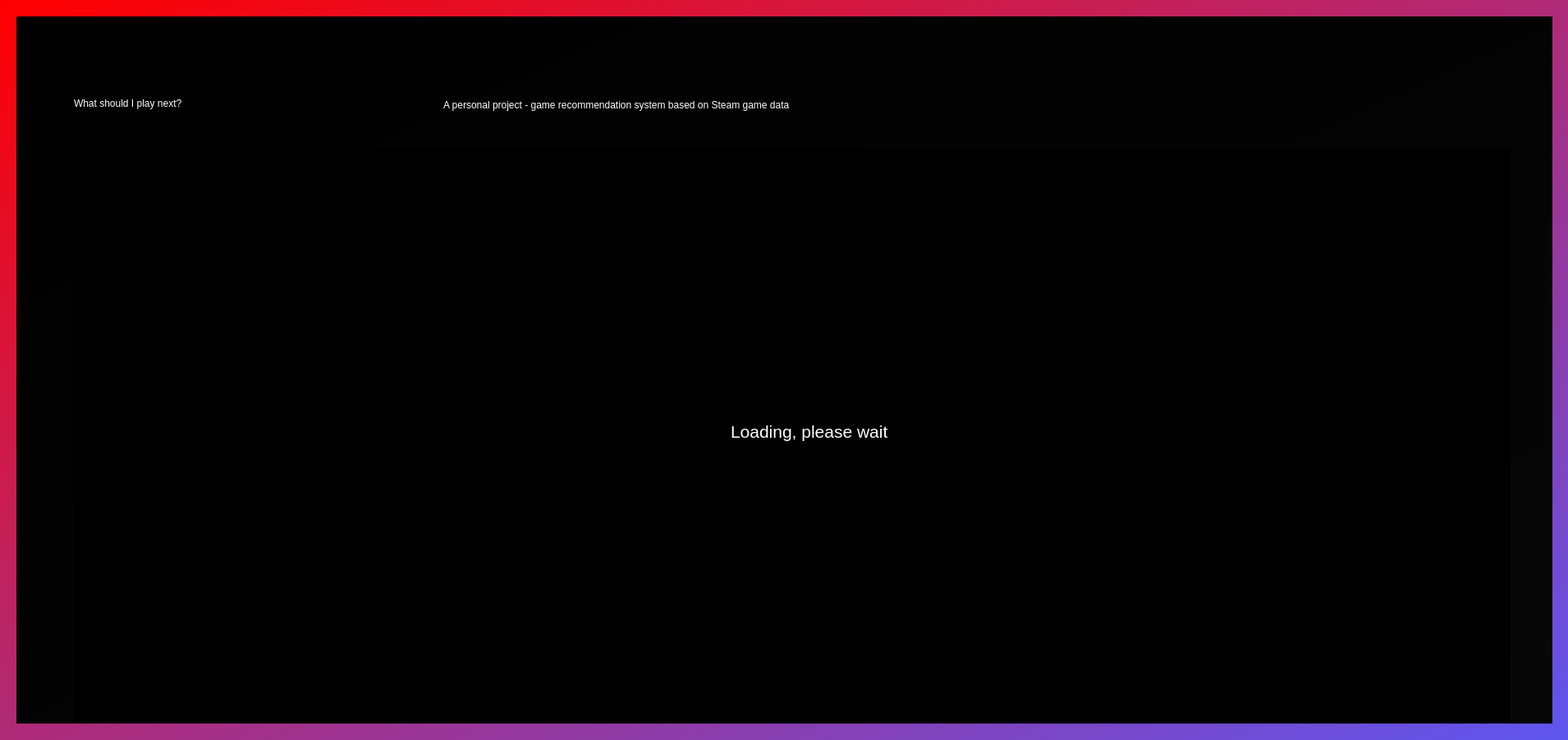
<?xml version="1.0" encoding="UTF-8"?>
<ui version="4.0">
 <class>MainWindow</class>
 <widget class="QMainWindow" name="MainWindow">
  <property name="geometry">
   <rect>
    <x>0</x>
    <y>0</y>
    <width>1910</width>
    <height>901</height>
   </rect>
  </property>
  <property name="windowTitle">
   <string>MainWindow</string>
  </property>
  <property name="styleSheet">
   <string notr="true">background-color: qlineargradient(spread:pad, x1:0, y1:0.505682, x2:1, y2:1, stop:0 rgba(75, 237, 220, 255), stop:1 rgba(94, 86, 239, 255));

background-color: qlineargradient(spread:pad, x1:0, y1:0, x2:1, y2:1, stop:0 rgba(255, 0, 0, 255), stop:1 rgba(94, 86, 239, 255));


</string>
  </property>
  <widget class="QWidget" name="centralwidget">
   <widget class="QLabel" name="label_image_background">
    <property name="geometry">
     <rect>
      <x>20</x>
      <y>20</y>
      <width>1871</width>
      <height>861</height>
     </rect>
    </property>
    <property name="styleSheet">
     <string notr="true">background-color: rgb(0, 0, 0);
background-color: qlineargradient(spread:pad, x1:0, y1:0, x2:1, y2:1, stop:0 rgba(0, 0, 0, 255), stop:1 rgba(51, 51, 51, 255));</string>
    </property>
    <property name="text">
     <string/>
    </property>
    <property name="scaledContents">
     <bool>true</bool>
    </property>
   </widget>
   <widget class="QLabel" name="label_title">
    <property name="geometry">
     <rect>
      <x>90</x>
      <y>50</y>
      <width>461</width>
      <height>151</height>
     </rect>
    </property>
    <property name="styleSheet">
     <string notr="true">font: 700 35pt &quot;Bahnschrift SemiCondensed&quot;;
color: rgb(255, 255, 255);
background-color: rgb(255, 255, 255);
background-color: rgb(109, 78, 217);
background-color: rgb(0, 0, 0);
background-color: rgba(0, 0, 0, 0);</string>
    </property>
    <property name="text">
     <string>What should I play next?</string>
    </property>
   </widget>
   <widget class="QLineEdit" name="line_edit">
    <property name="geometry">
     <rect>
      <x>90</x>
      <y>220</y>
      <width>551</width>
      <height>31</height>
     </rect>
    </property>
    <property name="styleSheet">
     <string notr="true">background-color: rgb(255, 255, 255);
font: 14pt &quot;Segoe UI&quot;;</string>
    </property>
    <property name="text">
     <string>Example: The Elder Scrolls V: Skyrim Special Edition</string>
    </property>
   </widget>
   <widget class="QLabel" name="label_instructions">
    <property name="geometry">
     <rect>
      <x>90</x>
      <y>190</y>
      <width>911</width>
      <height>31</height>
     </rect>
    </property>
    <property name="styleSheet">
     <string notr="true">color: rgb(255, 255, 255);
background-color: rgb(0, 0, 0);
background-color: rgba(0, 0, 0, 0);</string>
    </property>
    <property name="text">
     <string>&lt;html&gt;&lt;head/&gt;&lt;body&gt;&lt;p&gt;&lt;span style=&quot; font-size:12pt;&quot;&gt;Type a name of your game of choice below to get game recommendations.&lt;/span&gt;&lt;/p&gt;&lt;/body&gt;&lt;/html&gt;</string>
    </property>
   </widget>
   <widget class="QLabel" name="label_info_recommendations">
    <property name="geometry">
     <rect>
      <x>90</x>
      <y>350</y>
      <width>171</width>
      <height>21</height>
     </rect>
    </property>
    <property name="styleSheet">
     <string notr="true">background-color: rgb(0, 0, 0);
color: rgb(255, 255, 255);
background-color: rgba(0, 0, 0, 0);</string>
    </property>
    <property name="text">
     <string>&lt;html&gt;&lt;head/&gt;&lt;body&gt;&lt;p&gt;&lt;span style=&quot; font-size:12pt;&quot;&gt;Recommendations:&lt;/span&gt;&lt;/p&gt;&lt;/body&gt;&lt;/html&gt;</string>
    </property>
   </widget>
   <widget class="QLabel" name="label_project_description">
    <property name="geometry">
     <rect>
      <x>540</x>
      <y>120</y>
      <width>481</width>
      <height>16</height>
     </rect>
    </property>
    <property name="styleSheet">
     <string notr="true">color: rgb(255, 255, 255);
background-color: rgb(0, 0, 0);
background-color: rgba(0, 0, 0, 0);</string>
    </property>
    <property name="text">
     <string>A personal project - game recommendation system based on Steam game data</string>
    </property>
   </widget>
   <widget class="QPushButton" name="button_recommend">
    <property name="geometry">
     <rect>
      <x>640</x>
      <y>220</y>
      <width>101</width>
      <height>31</height>
     </rect>
    </property>
    <property name="styleSheet">
     <string notr="true">color: rgb(255, 255, 255);
background-color: qlineargradient(spread:pad, x1:0, y1:0, x2:1, y2:1, stop:0 rgba(215, 21, 59, 255), stop:1 rgba(164, 49, 136, 255));
font: 12pt &quot;Segoe UI&quot;;
background-color: rgb(0, 0, 0);
background-color: qlineargradient(spread:pad, x1:0.222, y1:0.227273, x2:1, y2:1, stop:0 rgba(0, 0, 0, 255), stop:1 rgba(255, 255, 255, 255));
background-color: qlineargradient(spread:pad, x1:0, y1:0, x2:1, y2:1, stop:0 rgba(0, 0, 0, 255), stop:1 rgba(66, 66, 66, 255));</string>
    </property>
    <property name="text">
     <string>Recommend</string>
    </property>
   </widget>
   <widget class="QLabel" name="label_black_transparent_background">
    <property name="geometry">
     <rect>
      <x>20</x>
      <y>20</y>
      <width>1871</width>
      <height>861</height>
     </rect>
    </property>
    <property name="styleSheet">
     <string notr="true">background-color: rgb(0, 0, 0);
background-color: rgba(0, 0, 0, 220);</string>
    </property>
    <property name="text">
     <string/>
    </property>
    <property name="scaledContents">
     <bool>false</bool>
    </property>
   </widget>
   <widget class="QLabel" name="label_game1_title">
    <property name="geometry">
     <rect>
      <x>90</x>
      <y>570</y>
      <width>345</width>
      <height>56</height>
     </rect>
    </property>
    <property name="styleSheet">
     <string notr="true">color: rgb(255, 255, 255);
background-color: rgba(25, 25, 25, 50);</string>
    </property>
    <property name="text">
     <string/>
    </property>
   </widget>
   <widget class="QLabel" name="label_game2_title">
    <property name="geometry">
     <rect>
      <x>440</x>
      <y>570</y>
      <width>345</width>
      <height>56</height>
     </rect>
    </property>
    <property name="styleSheet">
     <string notr="true">color: rgb(255, 255, 255);
background-color: rgba(25, 25, 25, 50);</string>
    </property>
    <property name="text">
     <string/>
    </property>
   </widget>
   <widget class="QLabel" name="label_game3_title">
    <property name="geometry">
     <rect>
      <x>790</x>
      <y>570</y>
      <width>345</width>
      <height>56</height>
     </rect>
    </property>
    <property name="styleSheet">
     <string notr="true">color: rgb(255, 255, 255);
background-color: rgba(25, 25, 25, 50);</string>
    </property>
    <property name="text">
     <string/>
    </property>
   </widget>
   <widget class="QLabel" name="label_game4_title">
    <property name="geometry">
     <rect>
      <x>1140</x>
      <y>570</y>
      <width>345</width>
      <height>56</height>
     </rect>
    </property>
    <property name="styleSheet">
     <string notr="true">color: rgb(255, 255, 255);
background-color: rgba(25, 25, 25, 50);</string>
    </property>
    <property name="text">
     <string/>
    </property>
   </widget>
   <widget class="QLabel" name="label_game5_title">
    <property name="geometry">
     <rect>
      <x>1490</x>
      <y>570</y>
      <width>345</width>
      <height>56</height>
     </rect>
    </property>
    <property name="styleSheet">
     <string notr="true">color: rgb(255, 255, 255);
background-color: rgba(25, 25, 25, 50);</string>
    </property>
    <property name="text">
     <string/>
    </property>
   </widget>
   <widget class="QLabel" name="label_game1_thumbnail">
    <property name="geometry">
     <rect>
      <x>90</x>
      <y>400</y>
      <width>345</width>
      <height>161</height>
     </rect>
    </property>
    <property name="styleSheet">
     <string notr="true">background-color: rgba(25, 25, 25, 50);</string>
    </property>
    <property name="text">
     <string/>
    </property>
   </widget>
   <widget class="QLabel" name="label_game3_thumbnail">
    <property name="geometry">
     <rect>
      <x>790</x>
      <y>400</y>
      <width>345</width>
      <height>161</height>
     </rect>
    </property>
    <property name="styleSheet">
     <string notr="true">background-color: rgba(25, 25, 25, 50);</string>
    </property>
    <property name="text">
     <string/>
    </property>
   </widget>
   <widget class="QLabel" name="label_game2_thumbnail">
    <property name="geometry">
     <rect>
      <x>440</x>
      <y>400</y>
      <width>345</width>
      <height>161</height>
     </rect>
    </property>
    <property name="styleSheet">
     <string notr="true">background-color: rgba(25, 25, 25, 50);</string>
    </property>
    <property name="text">
     <string/>
    </property>
   </widget>
   <widget class="QLabel" name="label_game4_thumbnail">
    <property name="geometry">
     <rect>
      <x>1140</x>
      <y>400</y>
      <width>345</width>
      <height>161</height>
     </rect>
    </property>
    <property name="styleSheet">
     <string notr="true">background-color: rgba(25, 25, 25, 50);</string>
    </property>
    <property name="text">
     <string/>
    </property>
   </widget>
   <widget class="QLabel" name="label_game5_thumbnail">
    <property name="geometry">
     <rect>
      <x>1490</x>
      <y>400</y>
      <width>345</width>
      <height>161</height>
     </rect>
    </property>
    <property name="styleSheet">
     <string notr="true">background-color: rgba(25, 25, 25, 50);</string>
    </property>
    <property name="text">
     <string/>
    </property>
   </widget>
   <widget class="QWidget" name="widget_loading" native="true">
    <property name="geometry">
     <rect>
      <x>90</x>
      <y>180</y>
      <width>1750</width>
      <height>700</height>
     </rect>
    </property>
    <property name="styleSheet">
     <string notr="true">background-color: rgb(0, 0, 0);</string>
    </property>
    <widget class="QLabel" name="label_loading_text">
     <property name="geometry">
      <rect>
       <x>800</x>
       <y>300</y>
       <width>191</width>
       <height>91</height>
      </rect>
     </property>
     <property name="styleSheet">
      <string notr="true">color: rgb(255, 255, 255);
background-color: rgba(255, 255, 255, 0);</string>
     </property>
     <property name="text">
      <string>&lt;html&gt;&lt;head/&gt;&lt;body&gt;&lt;p align=&quot;center&quot;&gt;&lt;span style=&quot; font-size:16pt; color:#ffffff;&quot;&gt;Loading, please wait...&lt;/span&gt;&lt;/p&gt;&lt;/body&gt;&lt;/html&gt;</string>
     </property>
    </widget>
    <widget class="QLabel" name="label_loading_movie">
     <property name="geometry">
      <rect>
       <x>0</x>
       <y>0</y>
       <width>1750</width>
       <height>700</height>
      </rect>
     </property>
     <property name="text">
      <string>&lt;html&gt;&lt;head/&gt;&lt;body&gt;&lt;p align=&quot;center&quot;&gt;&lt;br/&gt;&lt;/p&gt;&lt;/body&gt;&lt;/html&gt;</string>
     </property>
    </widget>
    <widget class="QLabel" name="label_loading_cover">
     <property name="geometry">
      <rect>
       <x>760</x>
       <y>310</y>
       <width>271</width>
       <height>71</height>
      </rect>
     </property>
     <property name="styleSheet">
      <string notr="true">background-color: rgba(0, 0, 0, 200);</string>
     </property>
     <property name="text">
      <string/>
     </property>
    </widget>
    <zorder>label_loading_movie</zorder>
    <zorder>label_loading_cover</zorder>
    <zorder>label_loading_text</zorder>
   </widget>
   <widget class="QPushButton" name="button_game1_link">
    <property name="geometry">
     <rect>
      <x>90</x>
      <y>635</y>
      <width>81</width>
      <height>51</height>
     </rect>
    </property>
    <property name="styleSheet">
     <string notr="true">background-color: rgb(7, 7, 7);
color: rgb(255, 255, 255);</string>
    </property>
    <property name="text">
     <string/>
    </property>
   </widget>
   <widget class="QPushButton" name="button_game2_link">
    <property name="geometry">
     <rect>
      <x>440</x>
      <y>635</y>
      <width>81</width>
      <height>51</height>
     </rect>
    </property>
    <property name="styleSheet">
     <string notr="true">background-color: rgb(7, 7, 7);
color: rgb(255, 255, 255);
</string>
    </property>
    <property name="text">
     <string/>
    </property>
   </widget>
   <widget class="QPushButton" name="button_game3_link">
    <property name="geometry">
     <rect>
      <x>790</x>
      <y>635</y>
      <width>81</width>
      <height>51</height>
     </rect>
    </property>
    <property name="styleSheet">
     <string notr="true">background-color: rgb(7, 7, 7);
color: rgb(255, 255, 255);
</string>
    </property>
    <property name="text">
     <string/>
    </property>
   </widget>
   <widget class="QPushButton" name="button_game4_link">
    <property name="geometry">
     <rect>
      <x>1140</x>
      <y>635</y>
      <width>81</width>
      <height>51</height>
     </rect>
    </property>
    <property name="styleSheet">
     <string notr="true">background-color: rgb(7, 7, 7);
color: rgb(255, 255, 255);</string>
    </property>
    <property name="text">
     <string/>
    </property>
   </widget>
   <widget class="QPushButton" name="button_game5_link">
    <property name="geometry">
     <rect>
      <x>1490</x>
      <y>635</y>
      <width>81</width>
      <height>51</height>
     </rect>
    </property>
    <property name="styleSheet">
     <string notr="true">background-color: rgb(7, 7, 7);
color: rgb(255, 255, 255);</string>
    </property>
    <property name="text">
     <string/>
    </property>
   </widget>
   <zorder>label_image_background</zorder>
   <zorder>label_black_transparent_background</zorder>
   <zorder>label_info_recommendations</zorder>
   <zorder>line_edit</zorder>
   <zorder>button_recommend</zorder>
   <zorder>label_instructions</zorder>
   <zorder>label_project_description</zorder>
   <zorder>label_title</zorder>
   <zorder>label_game1_title</zorder>
   <zorder>label_game2_title</zorder>
   <zorder>label_game3_title</zorder>
   <zorder>label_game4_title</zorder>
   <zorder>label_game5_title</zorder>
   <zorder>label_game1_thumbnail</zorder>
   <zorder>label_game3_thumbnail</zorder>
   <zorder>label_game2_thumbnail</zorder>
   <zorder>label_game4_thumbnail</zorder>
   <zorder>label_game5_thumbnail</zorder>
   <zorder>button_game1_link</zorder>
   <zorder>button_game2_link</zorder>
   <zorder>button_game3_link</zorder>
   <zorder>button_game4_link</zorder>
   <zorder>button_game5_link</zorder>
   <zorder>widget_loading</zorder>
  </widget>
 </widget>
 <resources/>
 <connections/>
</ui>
